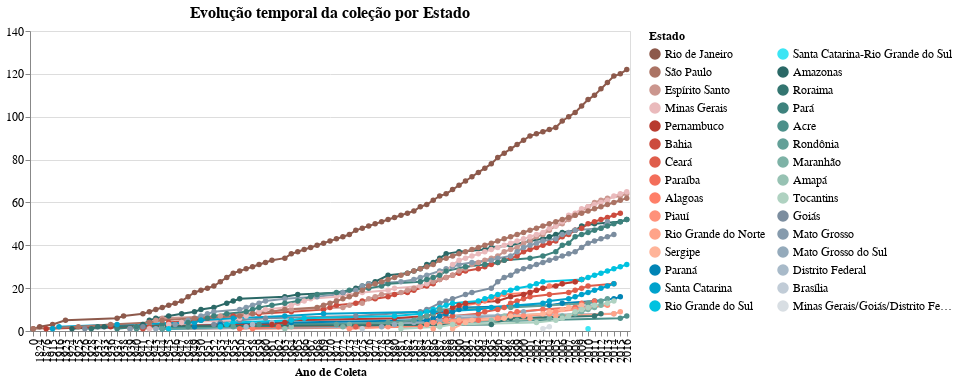

Write notebook code for a chart like this one.
### Markdown cell above
### Chart: cumulative counts per Brazilian State

### Code cell
select_state = alt.selection_multi(fields=['estado'], bind='legend')

g1 = alt.Chart(teste, title='Evolução temporal da coleção por Estado', width=600).mark_line(point=True).encode(
    x= alt.X('ano_coleta', type="ordinal", title='Ano de Coleta',
             scale= alt.Scale(domain=sorted(list(teste['ano_coleta'].unique())))),
    y= alt.Y('cumulative_sum', title='', 
             sort=alt.EncodingSortField('counts', op="count", order='descending'),
             scale= alt.Scale(domain=[0,140])),
    color= alt.Color('estado:N', title='Estado', 
                        legend= alt.Legend(columns=2, symbolLimit=42),
                     scale= alt.Scale(domain=list(cores_estados.keys()), range=list(cores_estados.values()))),
    tooltip= alt.Tooltip(['regiao_e_estado','ano_coleta','counts', 'cumulative_sum']),
#     opacity= alt.condition(select_country, alt.value(1), alt.value(0))
).add_selection(select_state).transform_filter(select_state)

g1 = g1.configure_title(fontSize=16).configure_axis(
    labelFontSize=12,
    titleFontSize=12
).configure_legend(
    labelFontSize=12,
    titleFontSize=12
)

# g1.save('./graphs/cumCounts/time-spacial/evolucao_por_estado.html')

g1

### Figure 1 — Vega-Lite specification as saved in the notebook (floating-point values rounded to 4 significant figures; data arrays with more than 128 entries replaced by an {"elided": "..."} marker saying what was removed)
{"config": {"view": {"continuousWidth": 400, "continuousHeight": 300}, "axis": {"labelFontSize": 12, "titleFontSize": 12}, "legend": {"labelFontSize": 12, "titleFontSize": 12}, "title": {"fontSize": 16}}, "data": {"name": "data-e49b5e2f579ce44c32534e715c726b74"}, "mark": {"type": "line", "point": true}, "encoding": {"color": {"type": "nominal", "field": "estado", "legend": {"columns": 2, "symbolLimit": 42}, "scale": {"domain": ["Rio de Janeiro", "São Paulo", "Espírito Santo", "Minas Gerais", "Pernambuco", "Bahia", "Ceará", "Paraíba", "Alagoas", "Piauí", "Rio Grande do Norte", "Sergipe", "Paraná", "Santa Catarina", "Rio Grande do Sul", "Santa Catarina-Rio Grande do Sul", "Amazonas", "Roraima", "Pará", "Acre", "Rondônia", "Maranhão", "Amapá", "Tocantins", "Goiás", "Mato Grosso", "Mato Grosso do Sul", "Distrito Federal", "Brasília", "Minas Gerais/Goiás/Distrito Federal"], "range": ["#8d594b", "#ab7364", "#cb968e", "#eababc", "#b83b2f", "#cc4c3e", "#df5d4b", "#f36e5a", "#ff7f68", "#ff917a", "#ffa389", "#ffb499", "#0084b5", "#00a2cc", "#00c2e0", "#3be5f4", "#2a6866", "#337570", "#3d827d", "#4c908a", "#63a098", "#7db2a6", "#97c2b3", "#afd2c1", "#7b8d9f", "#869bad", "#94aabb", "#a8bac9", "#c1ccd7", "#d8dee3"]}, "title": "Estado"}, "tooltip": [{"type": "nominal", "field": "regiao_e_estado"}, {"type": "quantitative", "field": "ano_coleta"}, {"type": "quantitative", "field": "counts"}, {"type": "quantitative", "field": "cumulative_sum"}], "x": {"type": "ordinal", "field": "ano_coleta", "scale": {"domain": [0.0, 1824.0, 1876.0, 1915.0, 1916.0, 1923.0, 1924.0, 1925.0, 1926.0, 1928.0, 1932.0, 1933.0, 1936.0, 1937.0, 1938.0, 1939.0, 1940.0, 1941.0, 1942.0, 1943.0, 1944.0, 1945.0, 1946.0, 1947.0, 1948.0, 1949.0, 1950.0, 1951.0, 1952.0, 1953.0, 1954.0, 1955.0, 1956.0, 1957.0, 1958.0, 1959.0, 1960.0, 1961.0, 1962.0, 1963.0, 1964.0, 1965.0, 1966.0, 1967.0, 1968.0, 1969.0, 1970.0, 1971.0, 1972.0, 1973.0, 1974.0, 1975.0, 1976.0, 1977.0, 1978.0, 1979.0, 1980.0, 1981.0, 1982.0, 1983.0, 1984.0, 1985.0, 1986.0, 1987.0, 1988.0, 1989.0, 1990.0, 1991.0, 1992.0, 1993.0, 1994.0, 1995.0, 1996.0, 1997.0, 1998.0, 1999.0, 2000.0, 2001.0, 2002.0, 2003.0, 2004.0, 2005.0, 2006.0, 2007.0, 2008.0, 2009.0, 2010.0, 2011.0, 2012.0, 2013.0, 2014.0, 2015.0, 2016.0]}, "title": "Ano de Coleta"}, "y": {"type": "quantitative", "field": "cumulative_sum", "scale": {"domain": [0, 140]}, "sort": {"field": "counts", "op": "count", "order": "descending"}, "title": ""}}, "selection": {"selector029": {"type": "multi", "fields": ["estado"], "bind": "legend"}}, "title": "Evolução temporal da coleção por Estado", "transform": [{"filter": {"selection": "selector029"}}], "width": 600, "$schema": "https://vega.github.io/schema/vega-lite/v4.8.1.json", "datasets": {"data-e49b5e2f579ce44c32534e715c726b74": {"elided": "710 records"}}}
